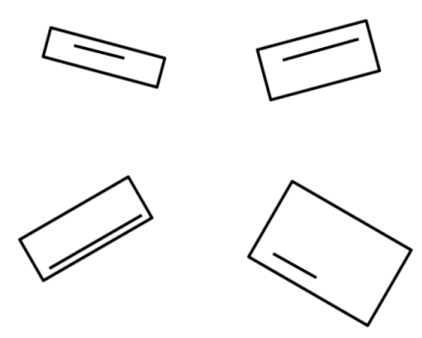
#> input picture rectangles.png, 422 x 338 px
$ python rectangle_alignment.py
#> lines starting #> are read from the running program, lines starting #| are printed output that depends on the picture; after the words box and inside, x2 and y2 are one past the last pixel; in counts of white or black regions, pixels touching at a corner belong together; long printed decimals are rounded
#!/usr/bin/env python
# coding: utf-8

# In[1]:


import cv2
import numpy as np
import matplotlib.pyplot as plt
from skimage.color import rgba2rgb


# In[2]:


img = cv2.imread('rectangles.png')
#> img is the input picture: shape (338, 422, 3); min 0, max 255, mean 246


# In[3]:


plt.imshow(img)
plt.show()


# In[4]:


imgGray = cv2.cvtColor(img,cv2.COLOR_BGR2GRAY)
imgCan = cv2.Canny(imgGray,50,200)
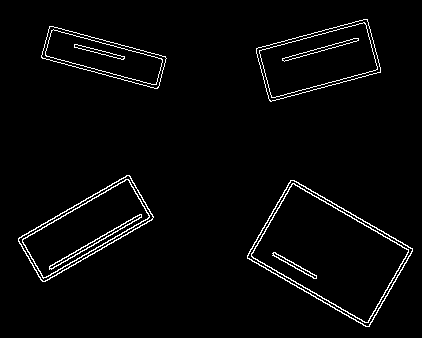
#> imgCan: shape (338, 422); 2.8% white in thin lines or dots, all inside (x1, y1, x2, y2) = (18, 19, 413, 327)


# In[5]:


plt.imshow(imgCan)
plt.show()


# In[6]:


blank = np.zeros_like(img)
white_bg = np.zeros((338,422,4), np.uint8)
img_list=[]
white_bg.fill(255)
img.shape


# In[7]:


i=0
angles = [29,-29,14,-14]
fig = plt.figure(figsize=(10, 7))
contour, _ = cv2.findContours(imgCan, cv2.RETR_EXTERNAL, cv2.CHAIN_APPROX_NONE)
#> contour = 4 contours; box (x1, y1, x2, y2) and area: (247, 180, 413, 327) 12768, (18, 175, 154, 282) 6545, (256, 19, 381, 102) 6334, (41, 26, 167, 89) 3990
for cnt in contour:
    x,y,w,h = cv2.boundingRect(cnt)
    #cv2.rectangle(blank, (x, y), (x + w, y + h), (0,0,255), 2)
    cropped_image = img[y:y+h, x:x+w]
    print([x,y,w,h])
    i+=1
    fig.add_subplot(2, 2, i)
    plt.imshow(cropped_image)
    height, width = cropped_image.shape[:2]
    center = (width/2, height/2)
    rotate_matrix = cv2.getRotationMatrix2D(center=center, angle=angles[i-1], scale=1)
    print(rotate_matrix)
    rotated_image = cv2.warpAffine(src=cropped_image, M=rotate_matrix, dsize=(width, height))
    img_list.append(rotated_image)
    plt.imshow(rotated_image)
#> this loop made 4 passes
#> (x, y, w, h, height, width, center, rotate_matrix) on passes 1 to 4: (247, 180, 166, 147, 147, 166, (83, 73.5), [[0.875, 0.485, -25.23], [-0.485, 0.875, 49.45]]), (18, 175, 136, 107, 107, 136, (68, 53.5), [[0.875, -0.485, 34.46], [0.485, 0.875, -26.26]]), (41, 26, 126, 63, 63, 126, (63, 31.5), [[0.97, 0.242, -5.75], [-0.242, 0.97, 16.18]]), (256, 19, 125, 83, 83, 125, (62.5, 41.5), [[0.97, -0.242, 11.9], [0.242, 0.97, -13.89]])
#| [247, 180, 166, 147]
#| [[  0.8746   0.4848 -25.227]
#|  [ -0.4848   0.8746  49.455]]
#| [18, 175, 136, 107]
#| [[  0.8746  -0.4848  34.463 ]
#|  [  0.4848   0.8746 -26.259]]
#| [41, 26, 126, 63]
#| [[ 0.9703  0.2419  -5.749]
#|  [-0.2419   0.9703 16.177]]
#| [256, 19, 125, 83]
#> (further printed lines are left out)
#> pass 1, `cropped_image = img[y:y+h, x:x+w]`:
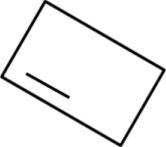
#> cropped_image: shape (147, 166, 3); min 0, max 255, mean 239.7
#> pass 1, `rotated_image = cv2.warpAffine(src=cropped_image, M=rotate_matrix, dsi..`:
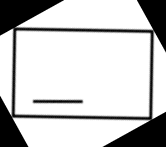
#> rotated_image: shape (147, 166, 3); min 0, max 255, mean 200.3
#> after the loop, i = 4; img_list = 4 items


# In[8]:


plt.imshow(white_bg)


# In[9]:


len(img_list)


# In[10]:


plt.imshow(img_list[0])


# In[11]:


for i in range(len(img_list)):
    imgGray = cv2.cvtColor(img_list[i],cv2.COLOR_BGR2GRAY)
    imgCan = cv2.Canny(imgGray,50,200)
    color = [0,0,0]
    contour, _ = cv2.findContours(imgCan, cv2.RETR_LIST, cv2.CHAIN_APPROX_NONE)
    for cnt in contour:
        area = cv2.contourArea(cnt)
        print(area)
        #if area<11326:
            #cv2.drawContours(blank,cnt,-1,(255,255,255),1)
    cv2.fillPoly(img_list[i], contour, color)
#> this loop made 4 passes
#> (printed output is left out)
#> pass 1, `imgCan = cv2.Canny(imgGray,50,200)`:
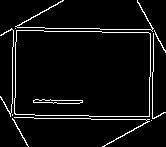
#> imgCan: shape (147, 166); 5.4% white in thin lines or dots
#> after the loop:
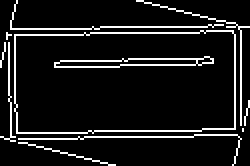
#> imgCan: shape (83, 125) (shown 2 times larger); 9.4% white in thin lines or dots


# In[12]:


for i in range(len(img_list)):
    tmp = cv2.cvtColor(img_list[i], cv2.COLOR_BGR2GRAY)
    _, alpha = cv2.threshold(tmp, 0, 255, cv2.THRESH_BINARY)
    b, g, r = cv2.split(img_list[i])
    rgba = [b, g, r, alpha]
    dst = cv2.merge(rgba, 4)
    dst = rgba2rgb(dst)
    img_list[i] = dst
    plt.imshow(img_list[i])
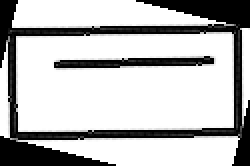
#> tmp: shape (83, 125) (shown 2 times larger); min 0, max 255, mean 186.7


# In[13]:


white_bg = rgba2rgb(white_bg)


# In[14]:


white_bg[0:147,0:166] =img_list[0]
white_bg[150:257,10:146] = img_list[1]
white_bg[10:73,200:326] = img_list[2]
white_bg[150:233,200:325] = img_list[3]


# In[15]:


img_list[0].shape


# In[16]:


plt.imshow(white_bg)


# In[ ]:
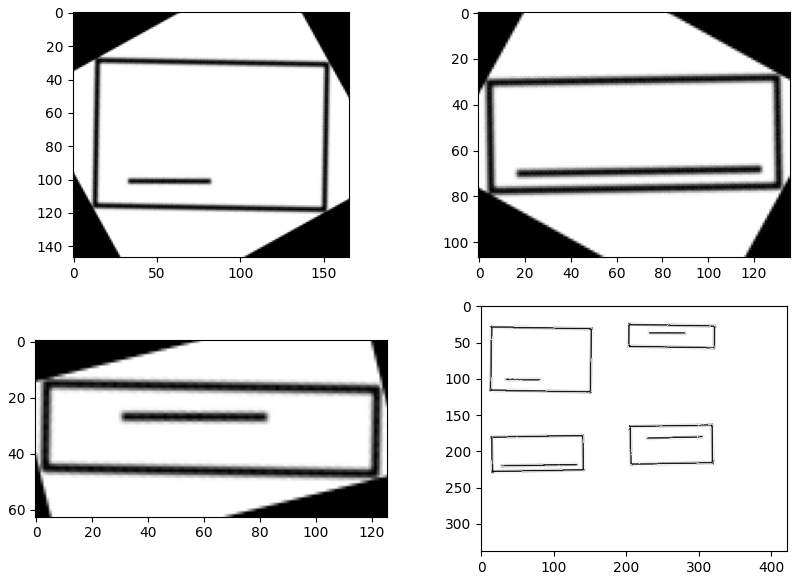
#> figure drawn by matplotlib, 4 panels
